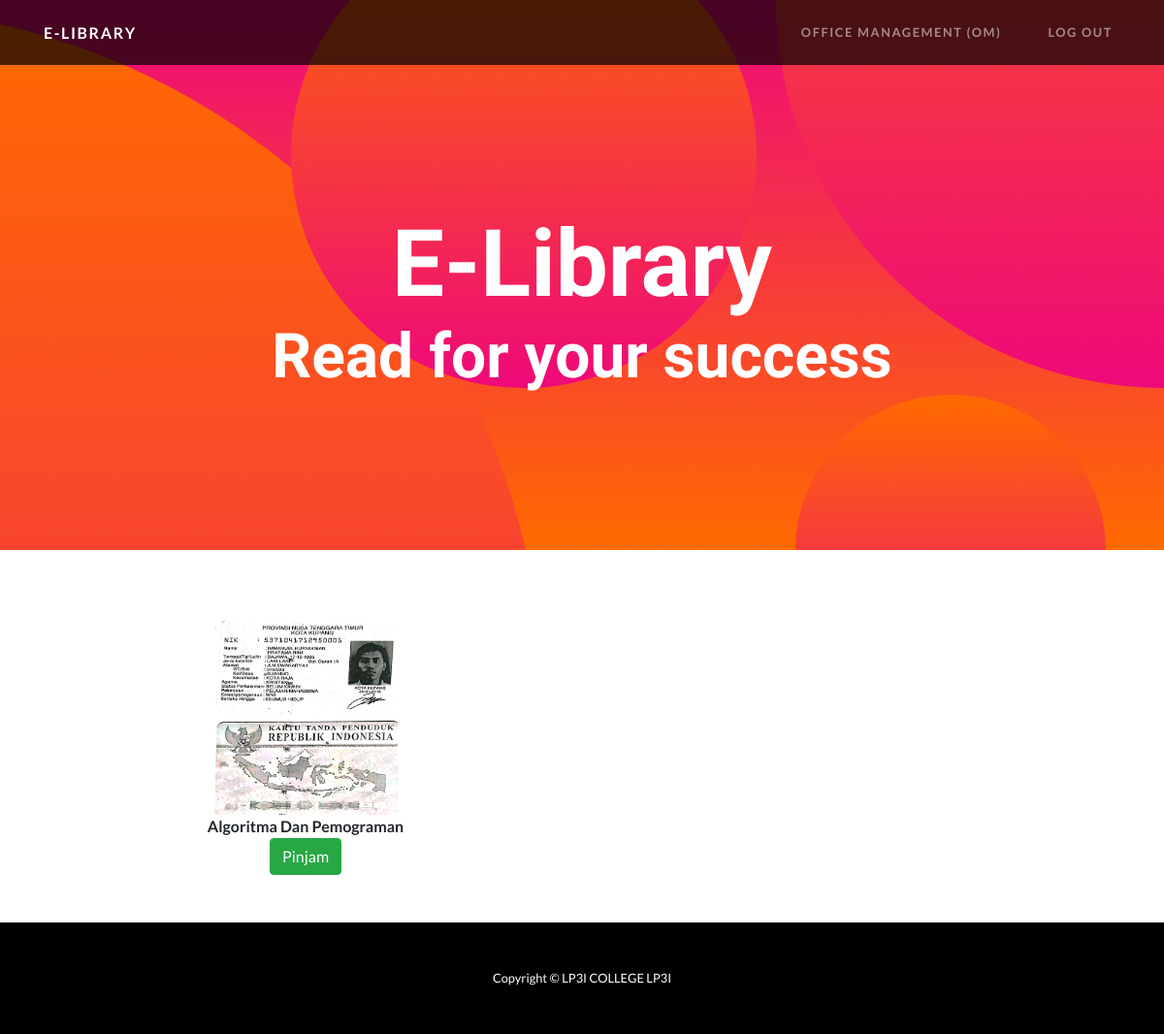
/perpus/ba.php, run on an earlier commit of the app's database.
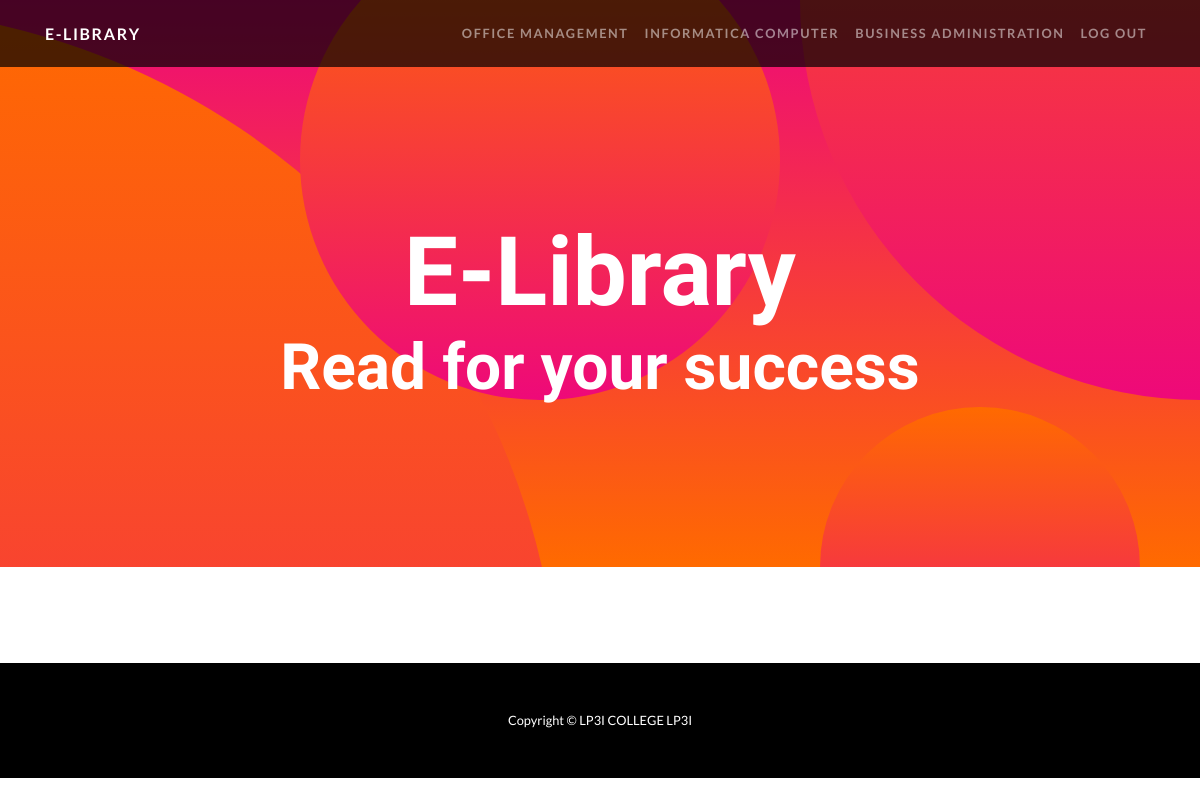
And on a later commit of the database.
### tables this page shows
CREATE TABLE `kategori` (
  `kode_kategori` int(8) NOT NULL,
  `nama` varchar(60) NOT NULL
);

CREATE TABLE `buku` (
  `SIBN` int(8) NOT NULL,
  `nama_buku` varchar(60) NOT NULL,
  `kode_kategori` int(8) NOT NULL,
  `pengarang` varchar(60) NOT NULL,
  `stock` int(100) NOT NULL,
  `gambar` text NOT NULL
);

### perpus/ba.php (the view, shortened to what this page needs)
<!DOCTYPE html>
<html lang="en">
<head>
  <link href="vendor/bootstrap/css/bootstrap.min.css" rel="stylesheet">
  <link href="css/one-page-wonder.min.css" rel="stylesheet">
</head>
<body>
  <nav class="navbar navbar-expand-lg navbar-dark navbar-custom fixed-top">
    <div class="container">
      <a class="navbar-brand" href="#">E-library</a>
      <div class="collapse navbar-collapse" id="navbarResponsive">
        <ul class="navbar-nav ml-auto">
          <li class="nav-item">
            <a class="nav-link" href="index.php">
              <?php
                  $koneksi = mysqli_connect("localhost","root","","perpus");
                  $menu=mysqli_query($koneksi,"select * from kategori where kode_kategori = 3");
                  while($data= $menu->fetch_assoc()){
                  echo $data['nama']; }
              ?></a>
          </li>
          <li class="nav-item">
            <a class="nav-link" href="ic.php">
              <?php
                  $koneksi = mysqli_connect("localhost","root","","perpus");
                  $menu=mysqli_query($koneksi,"select * from kategori where kode_kategori = 4");
                  while($data= $menu->fetch_assoc()){
                  echo $data['nama']; }
              ?></a>
          </li>
          <li class="nav-item">
            <a class="nav-link" href="ba.php">
              <?php
                  $koneksi = mysqli_connect("localhost","root","","perpus");
                  $menu=mysqli_query($koneksi,"select * from kategori where kode_kategori = 5");
                  while($data= $menu->fetch_assoc()){
                  echo $data['nama']; }
              ?></a>
          </li>
          <li class="nav-item">
            <a class="nav-link" href="../index.php">Log OUT</a>
          </li>
        </ul>
      </div>
    </div>
  </nav>
  <header class="masthead text-center text-white">
    <div class="masthead-content">
      <div class="container">
        <h1 class="masthead-heading mb-0">E-Library </h1>
        <h2 class="masthead-subheading mb-0">Read for your success</h2>
      </div>
    </div>
    <div class="bg-circle-1 bg-circle"></div>
    <div class="bg-circle-2 bg-circle"></div>
    <div class="bg-circle-3 bg-circle"></div>
    <div class="bg-circle-4 bg-circle"></div>
  </header>
  <section>
    <div class="container">
      <div class="row align-items-center">
        <div class="col-lg-6 order-lg-1">
          <div class="p-5">
            <?php
              $koneksi = mysqli_connect("localhost","root","","perpus");
             $qry = mysqli_query($koneksi, "SELECT * FROM buku,kategori WHERE buku.kode_kategori = kategori.kode_kategori AND kategori.kode_kategori=3  LIMIT 9");
             echo "<table align='center'><tr>";
             while ($w = mysqli_fetch_array($qry)) {
             echo "<td align=center valign=top><br />
             <a id='galeri' href='../data/$w[gambar]' width='200' height='200' title='$w[nama_buku]'>
             <img alt='galeri' src='../data/$w[gambar]' width='189' height='200' /></a><br />
             <b>$w[nama_buku]</b><br>
             <a href='pinjambuku.php?kode_kategori=<?=$w[kode_kategori];?>'class='btn btn-success'>Pinjam</a></td>";
             }
             echo "</tr></table>";
            ?>
          </div>
        </div>
      </div>
    </div>
  </section>
  <footer class="py-5 bg-black">
    <div class="container">
      <p class="m-0 text-center text-white small">Copyright &copy; LP3I COLLEGE LP3I</p>
    </div>
  </footer>
</body>
</html>

What changed in the data, as far as the page shows it:
no longer on this page (row edited): buku: gambar (picture), nama_buku "Algoritma Dan Pemograman"
changed kategori: nama "OFFICE MANAGEMENT (OM)" → "OFFICE MANAGEMENT"
added kategori: nama "INFORMATICA COMPUTER"
added kategori: nama "BUSINESS ADMINISTRATION"
